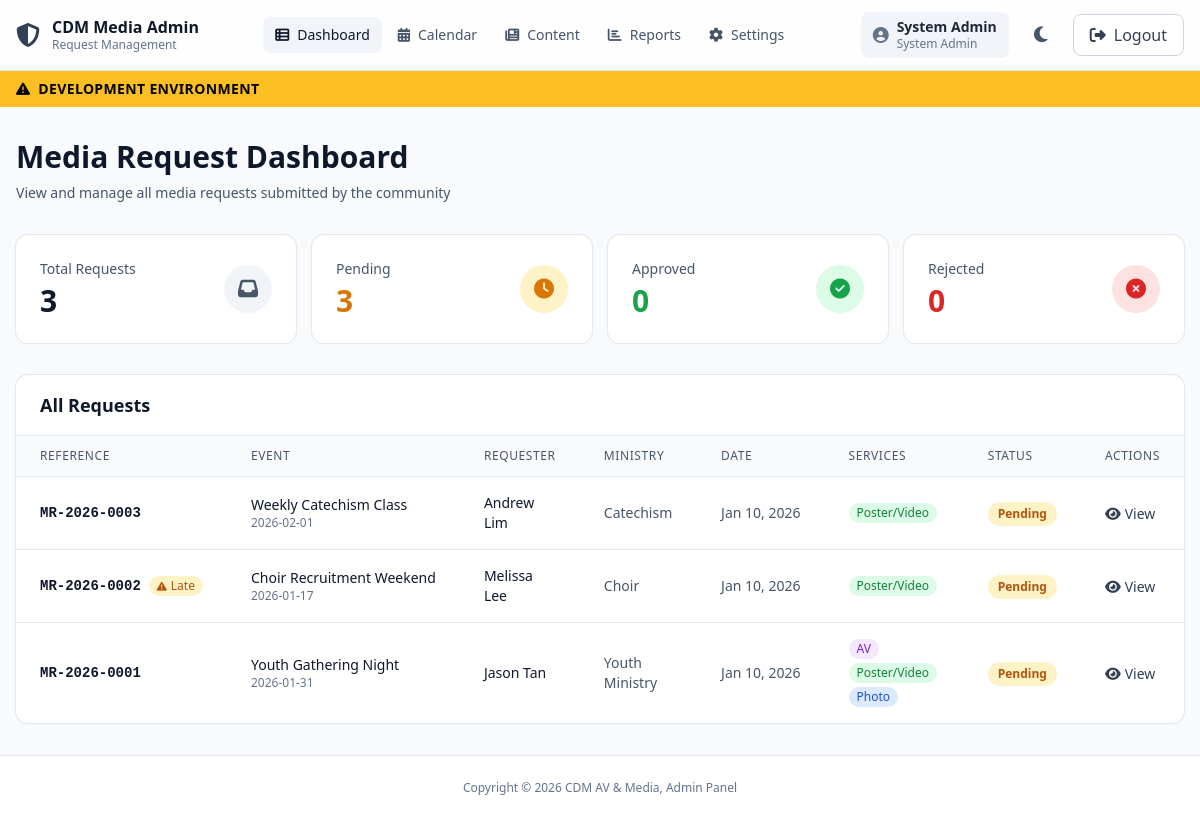
The app's page /apps/public-form/admin/index.php (signed in) with its own data.
### tables this page shows
CREATE TABLE `media_requests` (
  `id` bigint unsigned NOT NULL AUTO_INCREMENT,
  `reference_no` varchar(20) NOT NULL,
  `requestor_name` varchar(150) NOT NULL,
  `ministry` varchar(150) DEFAULT NULL,
  `contact_no` varchar(50) NOT NULL,
  `email` varchar(190) NOT NULL,
  `has_required_approvals` tinyint(1) NOT NULL DEFAULT '0',
  `event_name` varchar(200) NOT NULL,
  `event_description` text,
  `event_location_note` text,
  `reference_url` text,
  `reference_note` text,
  `request_status` enum('pending','approved','rejected','in_progress','completed','cancelled') NOT NULL DEFAULT 'pending',
  `is_late` tinyint(1) NOT NULL DEFAULT '0',
  `lead_days` int DEFAULT NULL,
  `submitted_at` datetime NOT NULL DEFAULT CURRENT_TIMESTAMP,
  `created_at` datetime NOT NULL DEFAULT CURRENT_TIMESTAMP,
  `updated_at` datetime NOT NULL DEFAULT CURRENT_TIMESTAMP ON UPDATE CURRENT_TIMESTAMP,
  PRIMARY KEY (`id`),
  UNIQUE KEY `uq_requests_reference` (`reference_no`),
  KEY `idx_requests_status_date` (`request_status`,`submitted_at`),
  KEY `idx_requests_late_date` (`is_late`,`submitted_at`),
  KEY `idx_requests_email` (`email`)
);

### apps/public-form/admin/index.php (the view, shortened to what this page needs)
<?php
require_once __DIR__ . '/../includes/db.php';
function e(?string $s): string {
  return $s === null ? '' : htmlspecialchars($s, ENT_QUOTES, 'UTF-8');
}
$stmt = $pdo->prepare("
  SELECT
    mr.id,
    mr.reference_no,
    mr.event_name,
    mr.requestor_name,
    mr.ministry,
    mr.email,
    mr.contact_no,
    mr.request_status,
    mr.is_late,
    mr.lead_days,
    mr.submitted_at,
    es.start_date,
    es.end_date,
    GROUP_CONCAT(DISTINCT rt.type ORDER BY rt.type) as services
  FROM media_requests mr
  LEFT JOIN request_types rt ON mr.id = rt.media_request_id
  LEFT JOIN event_schedules es ON mr.id = es.media_request_id
  GROUP BY mr.id
  ORDER BY mr.submitted_at DESC
");
$stmt->execute();
$requests = $stmt->fetchAll();
$statusCounts = [
  'pending' => 0,
  'approved' => 0,
  'rejected' => 0,
  'total' => count($requests)
];
foreach ($requests as $req) {
  $status = $req['request_status'];
  if (isset($statusCounts[$status])) {
    $statusCounts[$status]++;
  }
}
include __DIR__ . "/partials/header.php";
?>
<main class="mx-auto max-w-7xl px-4 py-8">
  <div class="mb-8">
    <h1 class="text-3xl font-bold text-slate-900 dark:text-slate-50">Media Request Dashboard</h1>
    <p class="mt-2 text-sm text-slate-600 dark:text-slate-400">
      View and manage all media requests submitted by the community
    </p>
  </div>
  <div class="mb-8 grid grid-cols-1 gap-4 sm:grid-cols-2 lg:grid-cols-4">
    <div class="rounded-xl bg-white dark:bg-slate-800 p-6 shadow-sm ring-1 ring-slate-200 dark:ring-slate-700">
      <div class="flex items-center justify-between">
        <div>
          <p class="text-sm text-slate-600 dark:text-slate-400">Total Requests</p>
          <p class="mt-1 text-3xl font-bold text-slate-900 dark:text-slate-50"><?php echo $statusCounts['total']; ?></p>
        </div>
        <div class="flex h-12 w-12 items-center justify-center rounded-full bg-slate-100 dark:bg-slate-700">
          <i class="fa-solid fa-inbox text-xl text-slate-600 dark:text-slate-400"></i>
        </div>
      </div>
    </div>
    <div class="rounded-xl bg-white dark:bg-slate-800 p-6 shadow-sm ring-1 ring-slate-200 dark:ring-slate-700">
      <div class="flex items-center justify-between">
        <div>
          <p class="text-sm text-slate-600 dark:text-slate-400">Pending</p>
          <p class="mt-1 text-3xl font-bold text-amber-600 dark:text-amber-400"><?php echo $statusCounts['pending']; ?></p>
        </div>
        <div class="flex h-12 w-12 items-center justify-center rounded-full bg-amber-100 dark:bg-amber-900/30">
          <i class="fa-solid fa-clock text-xl text-amber-600 dark:text-amber-400"></i>
        </div>
      </div>
    </div>
    <div class="rounded-xl bg-white dark:bg-slate-800 p-6 shadow-sm ring-1 ring-slate-200 dark:ring-slate-700">
      <div class="flex items-center justify-between">
        <div>
          <p class="text-sm text-slate-600 dark:text-slate-400">Approved</p>
          <p class="mt-1 text-3xl font-bold text-green-600 dark:text-green-400"><?php echo $statusCounts['approved']; ?></p>
        </div>
        <div class="flex h-12 w-12 items-center justify-center rounded-full bg-green-100 dark:bg-green-900/30">
          <i class="fa-solid fa-check-circle text-xl text-green-600 dark:text-green-400"></i>
        </div>
      </div>
    </div>
    <div class="rounded-xl bg-white dark:bg-slate-800 p-6 shadow-sm ring-1 ring-slate-200 dark:ring-slate-700">
      <div class="flex items-center justify-between">
        <div>
          <p class="text-sm text-slate-600 dark:text-slate-400">Rejected</p>
          <p class="mt-1 text-3xl font-bold text-red-600 dark:text-red-400"><?php echo $statusCounts['rejected']; ?></p>
        </div>
        <div class="flex h-12 w-12 items-center justify-center rounded-full bg-red-100 dark:bg-red-900/30">
          <i class="fa-solid fa-times-circle text-xl text-red-600 dark:text-red-400"></i>
        </div>
      </div>
    </div>
  </div>
  <div class="rounded-xl bg-white dark:bg-slate-800 shadow-sm ring-1 ring-slate-200 dark:ring-slate-700 overflow-hidden">
    <div class="px-6 py-4 border-b border-slate-200 dark:border-slate-700">
      <h2 class="text-lg font-semibold text-slate-900 dark:text-slate-50">All Requests</h2>
    </div>
    <?php if (empty($requests)): ?>
      <div class="px-6 py-12 text-center">
        <div class="flex h-16 w-16 mx-auto items-center justify-center rounded-full bg-slate-100 dark:bg-slate-700 mb-4">
          <i class="fa-solid fa-inbox text-2xl text-slate-400 dark:text-slate-500"></i>
        </div>
        <p class="text-slate-600 dark:text-slate-400">No requests submitted yet</p>
      </div>
    <?php else: ?>
      <div class="hidden lg:block overflow-x-auto">
        <table class="w-full">
          <thead class="bg-slate-50 dark:bg-slate-900 border-b border-slate-200 dark:border-slate-700">
            <tr>
              <th class="px-6 py-3 text-left text-xs font-medium uppercase tracking-wider text-slate-600 dark:text-slate-400">Reference</th>
              <th class="px-6 py-3 text-left text-xs font-medium uppercase tracking-wider text-slate-600 dark:text-slate-400">Event</th>
              <th class="px-6 py-3 text-left text-xs font-medium uppercase tracking-wider text-slate-600 dark:text-slate-400">Requester</th>
              <th class="px-6 py-3 text-left text-xs font-medium uppercase tracking-wider text-slate-600 dark:text-slate-400">Ministry</th>
              <th class="px-6 py-3 text-left text-xs font-medium uppercase tracking-wider text-slate-600 dark:text-slate-400">Date</th>
              <th class="px-6 py-3 text-left text-xs font-medium uppercase tracking-wider text-slate-600 dark:text-slate-400">Services</th>
              <th class="px-6 py-3 text-left text-xs font-medium uppercase tracking-wider text-slate-600 dark:text-slate-400">Status</th>
              <th class="px-6 py-3 text-left text-xs font-medium uppercase tracking-wider text-slate-600 dark:text-slate-400">Actions</th>
            </tr>
          </thead>
          <tbody class="divide-y divide-slate-200 dark:divide-slate-700">
            <?php foreach ($requests as $req): ?>
              <tr class="hover:bg-slate-50 dark:hover:bg-slate-700/50 transition-colors">
                <td class="px-6 py-4 whitespace-nowrap">
                  <div class="flex items-center gap-2">
                    <span class="font-mono text-sm font-semibold text-slate-900 dark:text-slate-100">
                      <?php echo e($req['reference_no']); ?>
                    </span>
                    <?php if ($req['is_late']): ?>
                      <span class="inline-flex items-center rounded-full bg-amber-100 dark:bg-amber-900/30 px-2 py-0.5 text-xs font-medium text-amber-700 dark:text-amber-400" title="Late submission (less than 2 weeks notice)">
                        <i class="fa-solid fa-exclamation-triangle text-[10px] mr-1"></i>
                        Late
                      </span>
                    <?php endif; ?>
                  </div>
                </td>
                <td class="px-6 py-4">
                  <div class="text-sm font-medium text-slate-900 dark:text-slate-100 max-w-xs truncate">
                    <?php echo e($req['event_name']); ?>
                  </div>
                  <?php if ($req['start_date']): ?>
                    <div class="text-xs text-slate-500 dark:text-slate-400">
                      <?php echo e($req['start_date']); ?>
                    </div>
                  <?php endif; ?>
                </td>
                <td class="px-6 py-4">
                  <div class="text-sm text-slate-900 dark:text-slate-100"><?php echo e($req['requestor_name']); ?></div>
                </td>
                <td class="px-6 py-4">
                  <div class="text-sm text-slate-600 dark:text-slate-400"><?php echo e($req['ministry']) ?: '-'; ?></div>
                </td>
                <td class="px-6 py-4 whitespace-nowrap">
                  <div class="text-sm text-slate-600 dark:text-slate-400">
                    <?php echo date('M j, Y', strtotime($req['submitted_at'])); ?>
                  </div>
                </td>
                <td class="px-6 py-4">
                  <div class="flex flex-wrap gap-1">
                    <?php
                    $services = $req['services'] ? explode(',', $req['services']) : [];
                    foreach ($services as $service):
                      $colors = [
                        'av' => 'bg-purple-100 dark:bg-purple-900/30 text-purple-700 dark:text-purple-400',
                        'media' => 'bg-green-100 dark:bg-green-900/30 text-green-700 dark:text-green-400',
                        'photo' => 'bg-blue-100 dark:bg-blue-900/30 text-blue-700 dark:text-blue-400'
                      ];
                      $color = $colors[$service] ?? 'bg-slate-100 dark:bg-slate-700 text-slate-700 dark:text-slate-300';
                      $labels = ['av' => 'AV', 'media' => 'Poster/Video', 'photo' => 'Photo'];
                      $label = $labels[$service] ?? ucfirst($service);
                    ?>
                      <span class="inline-flex items-center rounded-full px-2 py-0.5 text-xs font-medium <?php echo $color; ?>">
                        <?php echo $label; ?>
                      </span>
                    <?php endforeach; ?>
                  </div>
                </td>
                <td class="px-6 py-4 whitespace-nowrap">
                  <?php
                  $statusColors = [
                    'pending' => 'bg-amber-100 dark:bg-amber-900/30 text-amber-700 dark:text-amber-400',
                    'approved' => 'bg-green-100 dark:bg-green-900/30 text-green-700 dark:text-green-400',
                    'rejected' => 'bg-red-100 dark:bg-red-900/30 text-red-700 dark:text-red-400'
                  ];
                  $statusColor = $statusColors[$req['request_status']] ?? 'bg-slate-100 dark:bg-slate-700 text-slate-700 dark:text-slate-300';
                  ?>
                  <span class="inline-flex items-center rounded-full px-2.5 py-1 text-xs font-semibold <?php echo $statusColor; ?>">
                    <?php echo ucfirst($req['request_status']); ?>
                  </span>
                </td>
                <td class="px-6 py-4 whitespace-nowrap">
                  <a
                    href="view.php?id=<?php echo $req['id']; ?>"
                    class="inline-flex items-center gap-1 text-sm font-medium text-slate-700 dark:text-slate-300 hover:text-slate-900 dark:hover:text-slate-100"
                  >
                    <i class="fa-solid fa-eye"></i>
                    View
                  </a>
                </td>
              </tr>
            <?php endforeach; ?>
          </tbody>
        </table>
      </div>
    <?php endif; ?>
  </div>
</main>
<?php include __DIR__ . "/partials/footer.php"; ?>

### records on screen
media_requests: id "3", is_late "0", reference_no "MR-2026-0003", event_name "Weekly Catechism Class", start_date "2026-02-01", requestor_name "Andrew Lim", ministry "Catechism", submitted_at "Jan 10, 2026", label "Poster/Video", request_status "Pending"
media_requests: reference_no "MR-2026-0002", is_late 1 (drawn), event_name "Choir Recruitment Weekend", start_date "2026-01-17", requestor_name "Melissa Lee", ministry "Choir", submitted_at "Jan 10, 2026", label "Poster/Video", request_status "Pending"
media_requests: reference_no "MR-2026-0001", event_name "Youth Gathering Night", start_date "2026-01-31", requestor_name "Jason Tan", ministry "Youth Ministry", submitted_at "Jan 10, 2026", label "AV", label "Poster/Video", label "Photo", request_status "Pending"

### other values on screen
$nav['label'] "Dashboard"
$nav['label'] "Calendar"
$nav['label'] "Content"
$nav['label'] "Reports"
$nav['label'] "Settings"
$_currentUser['name'] "System Admin"
role_label($_currentUser['role']) "System Admin"
